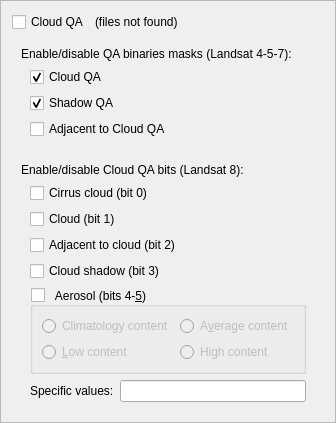
                <widget class="QFrame" name="frame_CloudQA">
                 <property name="frameShape">
                  <enum>QFrame::StyledPanel</enum>
                 </property>
                 <property name="frameShadow">
                  <enum>QFrame::Raised</enum>
                 </property>
                 <layout class="QVBoxLayout" name="verticalLayout_20">
                  <item>
                   <widget class="QWidget" name="widget_16" native="true">
                    <layout class="QHBoxLayout" name="horizontalLayout_13">
                     <property name="spacing">
                      <number>6</number>
                     </property>
                     <property name="margin">
                      <number>0</number>
                     </property>
                     <item>
                      <widget class="QCheckBox" name="checkBox_CloudQA">
                       <property name="text">
                        <string>Cloud QA</string>
                       </property>
                      </widget>
                     </item>
                     <item>
                      <widget class="QLabel" name="label_CloudQA_FileStatus">
                       <property name="text">
                        <string>(files not found)</string>
                       </property>
                      </widget>
                     </item>
                     <item>
                      <spacer name="horizontalSpacer_6">
                       <property name="orientation">
                        <enum>Qt::Horizontal</enum>
                       </property>
                       <property name="sizeHint" stdset="0">
                        <size>
                         <width>40</width>
                         <height>20</height>
                        </size>
                       </property>
                      </spacer>
                     </item>
                    </layout>
                   </widget>
                  </item>
                  <item>
                   <widget class="QWidget" name="widget_CloudQA_L457" native="true">
                    <layout class="QVBoxLayout" name="verticalLayout_22">
                     <item>
                      <widget class="QLabel" name="label_6">
                       <property name="text">
                        <string>Enable/disable QA binaries masks (Landsat 4-5-7):</string>
                       </property>
                      </widget>
                     </item>
                     <item>
                      <widget class="QWidget" name="widget_15" native="true">
                       <layout class="QVBoxLayout" name="verticalLayout_23">
                        <property name="topMargin">
                         <number>0</number>
                        </property>
                        <property name="bottomMargin">
                         <number>0</number>
                        </property>
                        <item>
                         <widget class="QCheckBox" name="checkBox_CloudQA_mask">
                          <property name="text">
                           <string>Cloud QA</string>
                          </property>
                          <property name="checked">
                           <bool>true</bool>
                          </property>
                         </widget>
                        </item>
                        <item>
                         <widget class="QCheckBox" name="checkBox_ShadowQA_mask">
                          <property name="text">
                           <string>Shadow QA</string>
                          </property>
                          <property name="checked">
                           <bool>true</bool>
                          </property>
                         </widget>
                        </item>
                        <item>
                         <widget class="QCheckBox" name="checkBox_AdjacentQA_mask">
                          <property name="text">
                           <string>Adjacent to Cloud QA</string>
                          </property>
                         </widget>
                        </item>
                       </layout>
                      </widget>
                     </item>
                    </layout>
                   </widget>
                  </item>
                  <item>
                   <widget class="QWidget" name="widget_CloudQA_L8" native="true">
                    <layout class="QVBoxLayout" name="verticalLayout_21">
                     <item>
                      <widget class="QLabel" name="label_18">
                       <property name="toolTip">
                        <string>Each bit (item) masked all pixel that have this bit activated (all combination values)</string>
                       </property>
                       <property name="text">
                        <string>Enable/disable Cloud QA bits (Landsat 8):</string>
                       </property>
                      </widget>
                     </item>
                     <item>
                      <widget class="QWidget" name="widget_CloudQA_bits" native="true">
                       <layout class="QVBoxLayout" name="verticalLayout_24">
                        <property name="topMargin">
                         <number>0</number>
                        </property>
                        <property name="bottomMargin">
                         <number>0</number>
                        </property>
                        <item>
                         <widget class="QCheckBox" name="CloudQA_Cirrus">
                          <property name="text">
                           <string>Cirrus cloud (bit 0)</string>
                          </property>
                         </widget>
                        </item>
                        <item>
                         <widget class="QCheckBox" name="CloudQA_Cloud">
                          <property name="text">
                           <string>Cloud (bit 1)</string>
                          </property>
                         </widget>
                        </item>
                        <item>
                         <widget class="QCheckBox" name="CloudQA_AdjCloud">
                          <property name="text">
                           <string>Adjacent to cloud (bit 2)</string>
                          </property>
                         </widget>
                        </item>
                        <item>
                         <widget class="QCheckBox" name="CloudQA_Shadow">
                          <property name="text">
                           <string>Cloud shadow (bit 3)</string>
                          </property>
                         </widget>
                        </item>
                        <item>
                         <widget class="QGroupBox" name="CloudQA_Aerosol">
                          <property name="styleSheet">
                           <string notr="true">font-weight:normal;</string>
                          </property>
                          <property name="title">
                           <string>Aerosol (bits 4-&amp;5)</string>
                          </property>
                          <property name="checkable">
                           <bool>true</bool>
                          </property>
                          <property name="checked">
                           <bool>false</bool>
                          </property>
                          <layout class="QVBoxLayout" name="verticalLayout_30">
                           <item>
                            <widget class="QWidget" name="widget_CloudQA_Aerosol" native="true">
                             <layout class="QGridLayout" name="gridLayout_14">
                              <property name="margin">
                               <number>0</number>
                              </property>
                              <item row="0" column="0">
                               <widget class="QRadioButton" name="CloudQA_Aerosol_clim">
                                <property name="text">
                                 <string>Climatology content</string>
                                </property>
                                <property name="autoExclusive">
                                 <bool>false</bool>
                                </property>
                               </widget>
                              </item>
                              <item row="0" column="1">
                               <widget class="QRadioButton" name="CloudQA_Aerosol_avg">
                                <property name="text">
                                 <string>A&amp;verage content</string>
                                </property>
                                <property name="autoExclusive">
                                 <bool>false</bool>
                                </property>
                               </widget>
                              </item>
                              <item row="1" column="0">
                               <widget class="QRadioButton" name="CloudQA_Aerosol_low">
                                <property name="text">
                                 <string>&amp;Low content</string>
                                </property>
                                <property name="autoExclusive">
                                 <bool>false</bool>
                                </property>
                               </widget>
                              </item>
                              <item row="1" column="1">
                               <widget class="QRadioButton" name="CloudQA_Aerosol_high">
                                <property name="text">
                                 <string>High content</string>
                                </property>
                                <property name="autoExclusive">
                                 <bool>false</bool>
                                </property>
                               </widget>
                              </item>
                             </layout>
                            </widget>
                           </item>
                          </layout>
                         </widget>
                        </item>
                        <item>
                         <widget class="QWidget" name="widget_17" native="true">
                          <layout class="QHBoxLayout" name="horizontalLayout_16">
                           <property name="margin">
                            <number>0</number>
                           </property>
                           <item>
                            <widget class="QLabel" name="label_19">
                             <property name="text">
                              <string>Specific values:</string>
                             </property>
                            </widget>
                           </item>
                           <item>
                            <widget class="QLineEdit" name="lineEdit_CloudQA_svalues">
                             <property name="toolTip">
                              <string>Enter specific values for Cloud QA filters in decimal format. 
You can add multiple values separated by comma</string>
                             </property>
                            </widget>
                           </item>
                          </layout>
                         </widget>
                        </item>
                       </layout>
                      </widget>
                     </item>
                    </layout>
                   </widget>
                  </item>
                 </layout>
                </widget>
